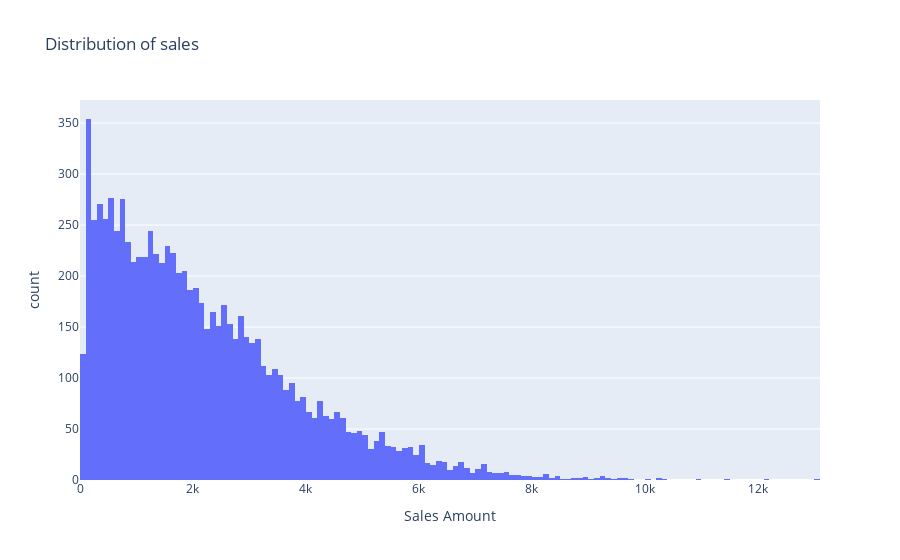

Here is the notebook cell this chart was saved with:
### Code cell
fig = px.histogram(data,x=data_sales,title="Distribution of sales")
fig.update_layout(xaxis_title="Sales Amount")
fig.show()

### Figure 1 — Plotly figure (JSON) as saved in the notebook; plotly's stock layout.template omitted (floating-point values rounded to 4 significant figures; data arrays with more than 128 entries replaced by an {"elided": "..."} marker saying what was removed)
{"data": [{"alignmentgroup": "True", "bingroup": "x", "hovertemplate": "x=%{x}<br>count=%{y}<extra></extra>", "legendgroup": "", "marker": {"color": "#636efa", "pattern": {"shape": ""}}, "name": "", "offsetgroup": "", "orientation": "v", "showlegend": false, "type": "histogram", "x": {"elided": "8523 float values"}, "xaxis": "x", "yaxis": "y"}], "layout": {"autosize": true, "barmode": "relative", "legend": {"tracegroupgap": 0}, "title": {"text": "Distribution of sales"}, "xaxis": {"anchor": "y", "autorange": true, "domain": [0, 1], "range": [0, 13100], "title": {"text": "Sales Amount"}, "type": "linear"}, "yaxis": {"anchor": "x", "autorange": true, "domain": [0, 1], "range": [0, 372.6], "title": {"text": "count"}}}}
